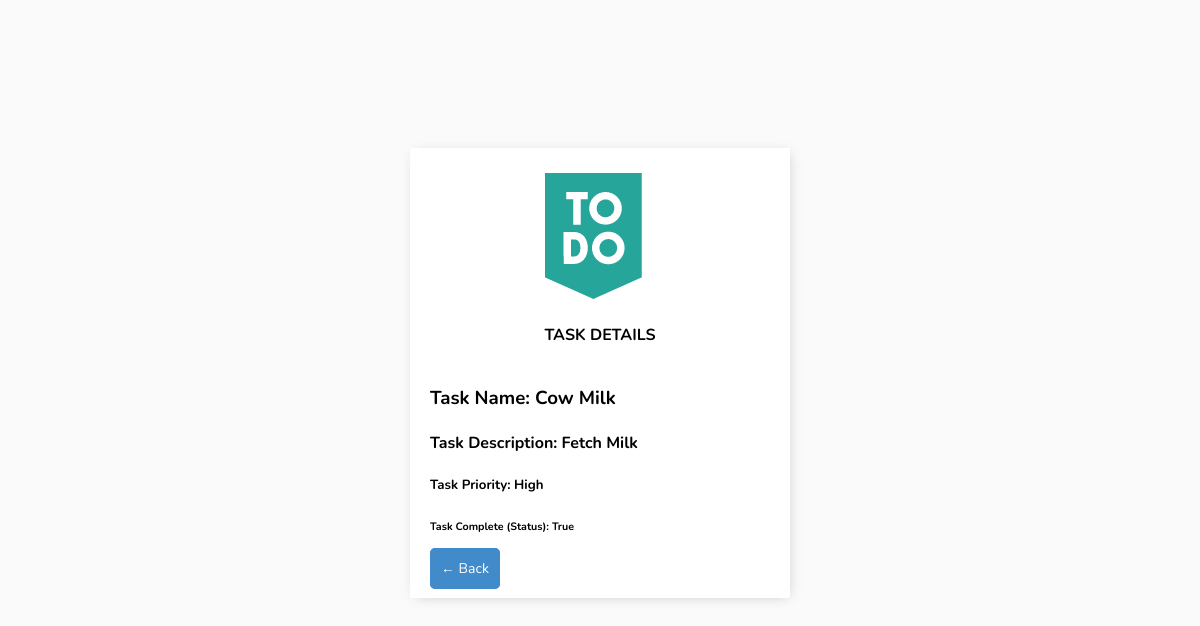
Page /task/13/ (signed in) on the committed database.
### useend/models.py (models this page shows)
class Task(models.Model):
    PRIORITY_LIST = (
    ('High', 'High'),
    ('Medium', 'Medium'),
    ('Low','Low')
    )
    user = models.ForeignKey(User,on_delete=models.CASCADE,null=True,blank=True)
    title = models.CharField(max_length=250)
    priority = models.CharField(max_length=20)
    description = models.CharField(max_length=250,null=False,blank=False)
    complete = models.BooleanField(default=False)
    when_created = models.DateTimeField(auto_now_add=True)
    def __str__(self):
        return self.title
    class Meta:
        ordering = ['priority']

### useend/views.py (the view)
# urls.py: path('task/<int:pk>/', TaskDetail.as_view(), name='task'),
class TaskDetail(LoginRequiredMixin,DetailView):
    model = Task
    context_object_name = 'taskDetail'
    template_name = 'useend/task.html'

### useend/templates/useend/task.html
{% extends 'useend/registerTemplate.html'%}
{% load static %}
{% block content %}
<div class="header-bar">
     <img src="{% static 'assets/to-do2.png' %}">
</div>
<div class="taskDetailsHead">TASK DETAILS</div>
<div class="card-body">
    <h3 class="boldText">Task Name: {{taskDetail}} </h3>
    <h4 class="boldText">Task Description: {{taskDetail.description}} </h4>
    <h5 class="boldText">Task Priority: {{taskDetail.priority}} </h5>
    <h6 class="boldText">Task Complete (Status): {{taskDetail.complete}} </h6>
    <a class="button" href="{% url 'tasks' %}">&#8592; Back</a>
</div>
{% endblock content %}

### useend/static/css/form.css (style rules this page uses)
body { background-color: #FAFAFA; font-family: 'Nunito', sans-serif; padding-top: 130px; }
.header-bar { margin: auto; justify-content: space-between; color: #000; padding: 25px; border-radius: 5px 5px 0 0; background: white; width: 110px; margin-top: 10px; }
.button { border: 1px solid #428bca; background-color: #428bca; color: #fff; padding: 10px; font-size: 14px; border-radius: 5px; cursor: pointer; text-decoration: none; }
.taskDetailsHead { font-weight:bold; text-align:center; }
.card-body { padding: 20px; }

### useend/templates/useend/registerTemplate.html (style rules this page uses)
.taskDetailsHead { font-weight:bold; text-align:center; }

### rows in the picture
Task: title "Cow Milk", description "Fetch Milk", priority "High", complete "True"
